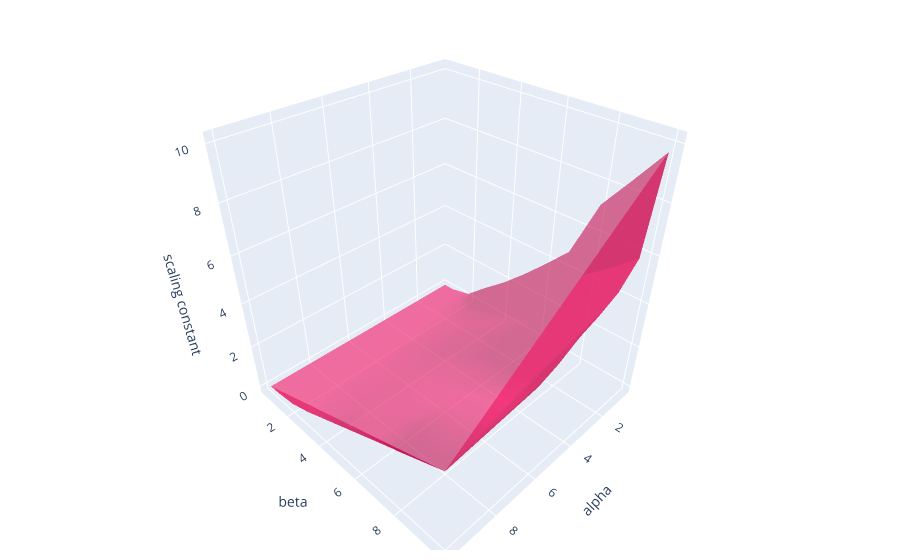

The cell this chart's notebook holds for it:
### Code cell
fig2 = go.Figure(data=[go.Mesh3d(x=xs, y=ys, z=cs, color='rgba(244,22,100,0.6)')])
fig2.update_layout(scene = dict(
                    xaxis_title='alpha',
                    yaxis_title='beta',
                    zaxis_title='scaling constant'),
                    margin=dict(r=20, b=10, l=10, t=10))
fig2.show()

### Figure 1 — Plotly figure (JSON) as saved in the notebook; plotly's stock layout.template omitted (floating-point values rounded to 4 significant figures; data arrays with more than 128 entries replaced by an {"elided": "..."} marker saying what was removed)
{"data": [{"color": "rgba(244,22,100,0.6)", "type": "mesh3d", "x": {"elided": "12100 float values"}, "y": {"elided": "12100 float values"}, "z": {"elided": "12100 float values"}}], "layout": {"margin": {"b": 10, "l": 10, "r": 20, "t": 10}, "scene": {"xaxis": {"title": {"text": "alpha"}}, "yaxis": {"title": {"text": "beta"}}, "zaxis": {"title": {"text": "scaling constant"}}}}}
